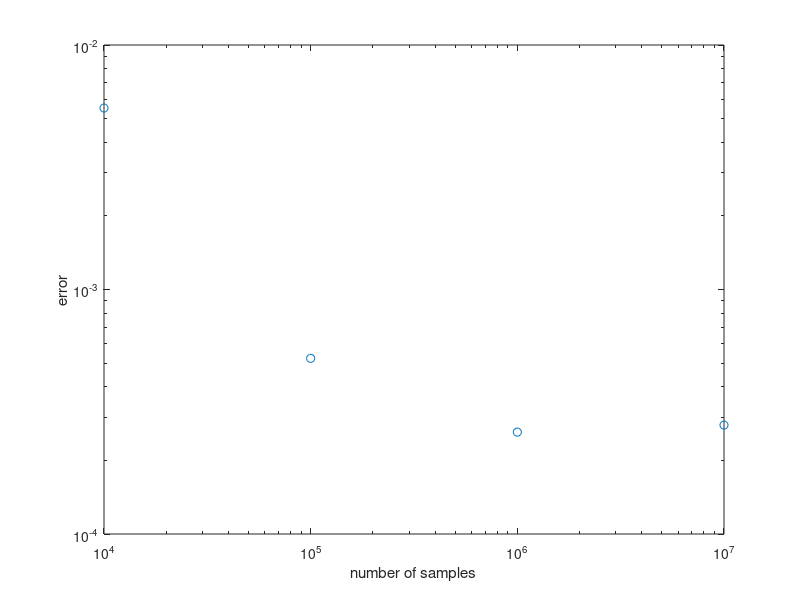
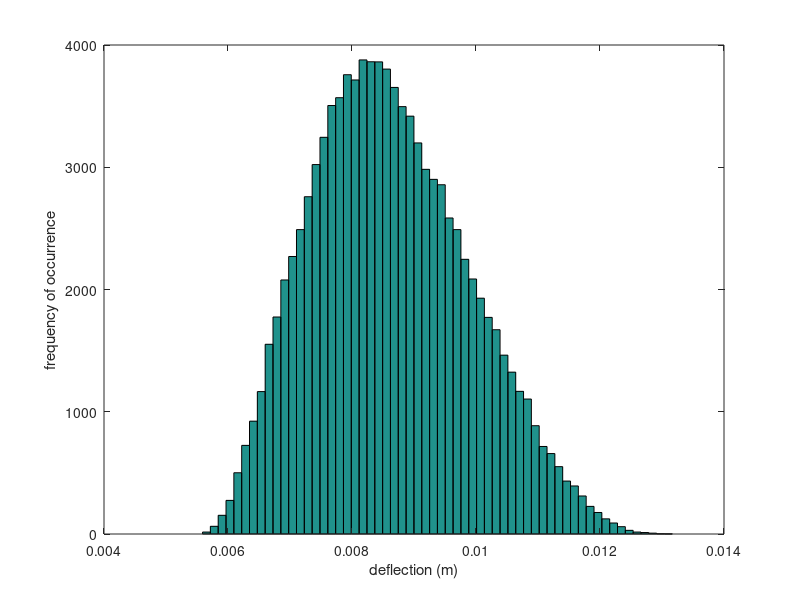

The MATLAB source for these figures, in order:
clear all
n1=10000;
n2=100000;
n3=1000000;
n4=10000000;
m1=mean(10+2*rand(n1,1));
m2=mean(10+2*rand(n2,1));
m3=mean(10+2*rand(n3,1));
nums4=10+2*rand(n4,1);
m4=mean(nums4);
err=abs([m1 m2 m3 m4]-11);
loglog([n1 n2 n3 n4],err,'o')
xlabel('number of samples')
ylabel('error')
figure
hist(nums4,50)
disp('press any key to continue')
pause

m4=mean(2*nums4);
fprintf('Mean of 2*x is %f\n', m4)
m4=mean(nums4.^2);
fprintf('Mean of x^2 is %f\n', m4)
m4=mean(1./nums4);
fprintf('Mean of 1/x is %f\n', m4)
disp('press any key to continue')
pause

nums4=randn(n4,1);
m4=mean(nums4);
fprintf('Mean of x (normal dist) is %f\n', m4)
disp('press any key to continue')
pause

clear all
n=100000;
f=600+200*rand(n,1);
r=0.02+0.002*rand(n,1);
emod=(185+15*rand(n,1))*1e9;
l=1+0.05*rand(n,1);
inert=pi*r.^4/4;
delta=f.*l.^3/3./emod./inert;
mm=mean(delta);
fprintf('Mean of beam deflections is %f m\n',mm)
hist(delta,60)
xlabel('deflection (m)')
ylabel('frequency of occurrence')
disp('press any key to continue')
pause

clear all
numpeople=23;
samples=10000;
birthd=ceil(365*rand(numpeople,samples));
count=0;
for j=1:samples
    if numel(birthd(:,j))-numel(unique(birthd(:,j))) >0
        count=count+1;
    end
end
probab=count/samples;
fprintf('The probability of two identical bdays in a room of %i people is %f\n', numpeople, probab)